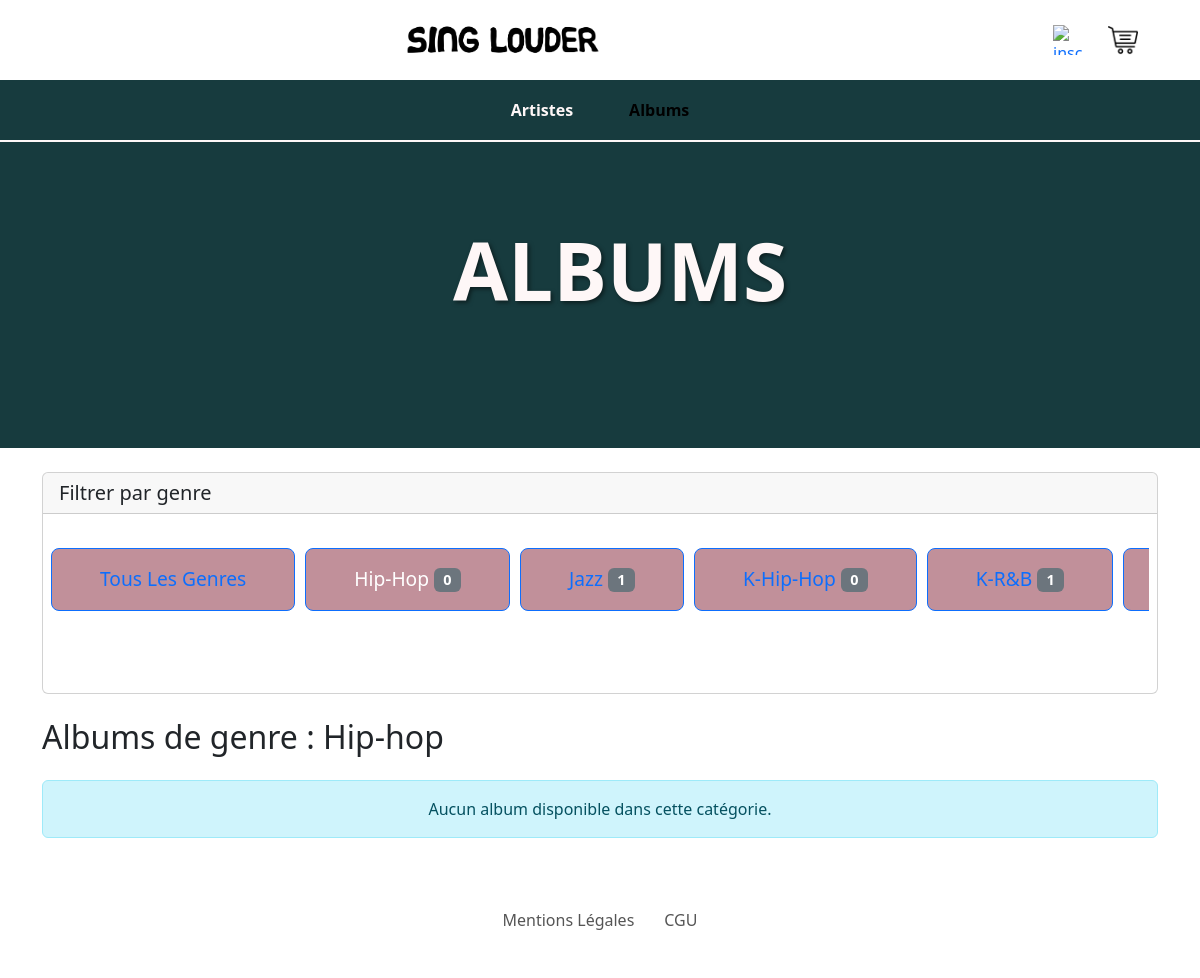
The app's page /vue/albums.php?genre=5 with its own data.
### tables this page shows
CREATE TABLE genres (
    idGenre INT AUTO_INCREMENT PRIMARY KEY,
    nomGenre VARCHAR(50) NOT NULL UNIQUE
);

### modele/security.php (called while the page is built, shortened)
<?php
function isLoggedIn() {
    return isset($_SESSION['pseudo']) && !empty($_SESSION['pseudo']) && isset($_SESSION['mailU']) && !empty($_SESSION['mailU']);
}
?>

### modele/database.php (called while the page is built, shortened)
<?php
function getAlbumsByGenre($idGenre) {
    global $bdd;
    $sql = "SELECT a.*, ar.nomArt
            FROM albums a
            JOIN artistes ar ON a.idArtiste = ar.idArtiste
            JOIN album_genre ag ON a.idAlbum = ag.idAlbum
            WHERE ag.idGenre = :idGenre
            ORDER BY a.titreAlb";
    $stmt = $bdd->prepare($sql);
    $stmt->bindParam(':idGenre', $idGenre);
    $stmt->execute();
    return $stmt->fetchAll(PDO::FETCH_ASSOC);
}
function getGenres() {
    global $bdd;
    $sql = "SELECT g.*, COUNT(ag.idAlbum) as nbAlbums
            FROM genres g
            LEFT JOIN album_genre ag ON g.idGenre = ag.idGenre
            GROUP BY g.idGenre
            ORDER BY g.nomGenre";
    $stmt = $bdd->query($sql);
    return $stmt->fetchAll(PDO::FETCH_ASSOC);
}
?>

### vue/albums.php (the view, shortened to what this page needs)
<?php
include_once "../modele/security.php";
include_once "../modele/database.php";
$pageHeading = "ALBUMS";
$genres = getGenres();
$selectedGenre = null;
$genreName = "Tous les albums";
if (isset($_GET['genre']) && is_numeric($_GET['genre'])) {
    $selectedGenre = (int)$_GET['genre'];
    foreach ($genres as $genre) {
        if ($genre['idGenre'] == $selectedGenre) {
            $genreName = "Albums de genre : " . $genre['nomGenre'];
            break;
        }
    }
    $albums = getAlbumsByGenre($selectedGenre);
} else {
    $albums = getAlbums();
}
?>
<!DOCTYPE html>
<html lang="fr">
<head>
    <link href="https://cdn.jsdelivr.net/npm/bootstrap@5.3.3/dist/css/bootstrap.min.css" rel="stylesheet">
    <link href="../style/styleAlbs.css" type="text/css" rel="stylesheet">
    <link href="../style/styleCommon.css" type="text/css" rel="stylesheet">
</head>
<body>
    <header>
        <div class="container">
            <div class="navbar-top">
                <div class="logo">
                    <a href="../vue/artistes.php">
                        <img src="../img/logo.png" alt="SingLouder" width="200px">
                    </a>
                </div>
                <div class="icons">
                    <?php if(isLoggedIn()): ?>
                        <div class="dropdown">
                            <a href="#" class="dropdown-toggle text-decoration-none" id="userDropdown" data-bs-toggle="dropdown" aria-expanded="false">
                                <img src="../img/inscription.webp" alt="compte" width="30px">
                                <span class="ms-1"><?php echo $_SESSION['pseudo']; ?></span>
                            </a>
                            <ul class="dropdown-menu" aria-labelledby="userDropdown">
                                <?php if(isAdmin()): ?>
                                    <li><a class="dropdown-item" href="../vue/admin.php">Administration</a></li>
                                <?php endif; ?>
                                <li><a class="dropdown-item" href="../vue/cart.php">Mon panier</a></li>
                                <li><a class="dropdown-item" href="../vue/favoris.php">Mes favoris</a></li>
                                <li><hr class="dropdown-divider"></li>
                                <li><a class="dropdown-item" href="../controleur/deconnexion.php">Déconnexion</a></li>
                            </ul>
                        </div>
                    <?php else: ?>
                        <a href="../vue/vueAuthentification.php"><img src="../img/inscription.webp" alt="inscription" width="30px"></a>
                    <?php endif; ?>
                    <a href="../vue/cart.php"><img src="../img/shopping.webp" alt="panier" width="30px"></a>
                </div>
            </div>
        </div>
        <div class="main-content">
            <nav class="navbar navbar-expand-sm bg-bisque justify-content-center sticky-top">
                <ul class="navbar-nav">
                    <li class="nav-item">
                        <a class="nav-link" href="../vue/artistes.php">Artistes</a>
                    </li>
                    <li class="nav-item">
                        <a class="nav-link active" href="../vue/albums.php">Albums</a>
                    </li>
                </ul>
            </nav>
            <div class="content">
                <h1><?php echo $pageHeading; ?></h1>
            </div>
        </div>
    </header>
    <main class="container my-4">
        <div class="card mb-4">
            <div class="card-header">
                <h5 class="mb-0">Filtrer par genre</h5>
            </div>
            <div class="card-body p-2">
                <div class="genres-slider">
                    <a href="../vue/albums.php" class="btn <?php echo !$selectedGenre ? 'btn-primary' : 'btn-outline-primary'; ?> genre-button">
                        Tous les genres
                    </a>
                    <?php foreach ($genres as $genre): ?>
                        <a href="../vue/albums.php?genre=<?php echo $genre['idGenre']; ?>"
                           class="btn <?php echo $selectedGenre == $genre['idGenre'] ? 'btn-primary' : 'btn-outline-primary'; ?> genre-button">
                            <?php echo $genre['nomGenre']; ?>
                            <span class="badge bg-secondary"><?php echo $genre['nbAlbums']; ?></span>
                        </a>
                    <?php endforeach; ?>
                </div>
            </div>
        </div>
        <h2 class="mb-4"><?php echo $genreName; ?></h2>
        <?php if(count($albums) === 0): ?>
            <div class="alert alert-info text-center">
                Aucun album disponible dans cette catégorie.
            </div>
        <?php endif; ?>
    </main>
    <footer class="footer">
        <div class="container">
            <div class="row">
                <div class="col">
                    <ul>
                        <li><a href="../vue/mentions.html">Mentions Légales</a></li>
                        <li><a href="../vue/CGU.html">CGU</a></li>
                    </ul>
                </div>
            </div>
        </div>
    </footer>
</body>
</html>

### style/styleAlbs.css (style rules this page uses)
* { margin: 0; padding: 0; }
.navbar-top { width: 100%; height: 10vh; display: flex; align-items: center; text-align: center; justify-content: space-between; }
.logo img { max-width: 100%; height: auto; margin-right: 100px; }
.icons a img { margin-left: 10px; cursor: pointer; }
.bg-bisque { background-color: #173B3E; border-bottom: 2px solid #fef7f7; }
.main-content { width: 100%; height: 46vh; background-color: #173B3E; }
.nav-link { margin-left: 50px; text-align: center; font-weight: bold; color: #fef7f7; }
.content { padding: 110px; }
.content h1 { font-size: 6rem; font-weight: 700; text-align: center; color: #fef7f7; margin-left: 40px; }
.footer { background-color: #ffffff; padding: 30px 0; text-align: center; }
.footer ul { list-style: none; padding: 0; }
.footer ul li { display: inline; margin-right: 20px; }
.footer ul li a { text-decoration: none; color: #555; }
.btn { display: inline-block; border-radius: .5rem; margin-top: 1rem; margin-bottom: 4rem; font-size: 1.2rem; cursor: pointer; padding:1rem 3rem; text-transform: capitalize; background-color: rgb(193, 144, 154); }

### style/styleCommon.css (style rules this page uses)
*, *::before, *::after { box-sizing: border-box; }
.navbar-top { width: 100%; height: 80px; display: flex; align-items: center; justify-content: space-between; padding: 0 20px; }
.logo { display: flex; justify-content: center; flex: 1; margin: 0 auto; }
.logo img { max-width: 200px; height: auto; }
.icons { display: flex; align-items: center; gap: 15px; }
.icons a { display: flex; align-items: center; }
.icons a img { width: 30px; height: 30px; transition: transform 0.2s ease; }
.nav-link { margin: 0 20px; padding: 10px 15px; text-align: center; font-weight: bold; transition: all 0.3s ease; }
.content { padding: 80px 20px; text-align: center; }
.content h1 { font-size: 5rem; font-weight: 700; text-shadow: 2px 2px 4px rgba(0, 0, 0, 0.5); }
.footer { padding: 30px 0; text-align: center; margin-top: 40px; }
.footer ul { list-style: none; padding: 0; display: flex; justify-content: center; }
.footer ul li { margin: 0 15px; }
.footer ul li a { text-decoration: none; transition: color 0.3s ease; }

### vue/albums.php (style rules this page uses)
.genres-slider { display: flex; overflow-x: auto; gap: 10px; padding: 10px 0; scroll-behavior: smooth; white-space: nowrap; -webkit-overflow-scrolling: touch; }
.genre-button { display: inline-block; white-space: nowrap; min-width: fit-content; }

### records on screen
genres: nomGenre "Hip-Hop", nbAlbums "0", nomGenre "Albums de genre : Hip-hop"
genres: nomGenre "Jazz", nbAlbums "1"
genres: nomGenre "K-Hip-Hop", nbAlbums "0"
genres: nomGenre "K-R&B", nbAlbums "1"

### other values on screen
$pageHeading "ALBUMS"
